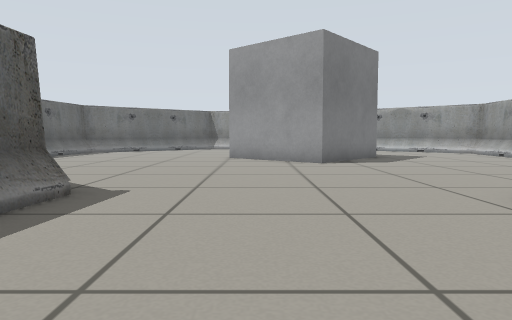
[1] (above)

16 first-person views from a walk through a robot-simulator world made for Gazebo. The camera is 0.44 m above the floor, tilts 4° down and sees 70° across. Floor lines are 1 m apart. The floor is counted in squares, 0.5 m on a side. Each view is taken from the middle of a square. On the plan, view 1 faces up. The plan holds only what a view shows up to about 12 squares ahead; the rest is blank. The place goes on beyond the plan. The robots in the file are not drawn.

[2]
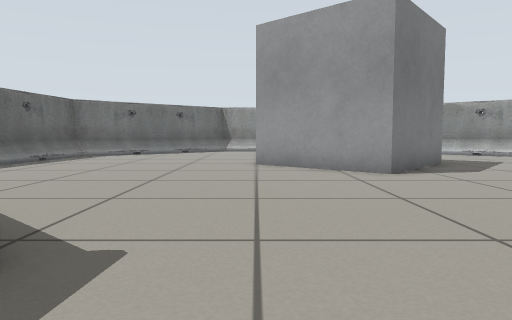

[3]
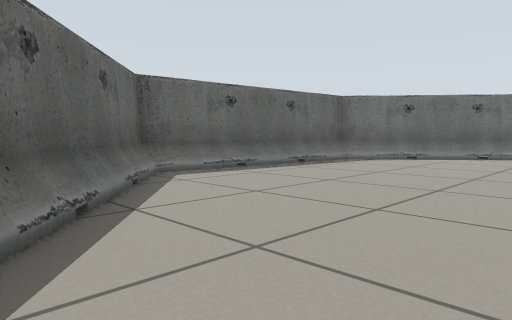

[4]
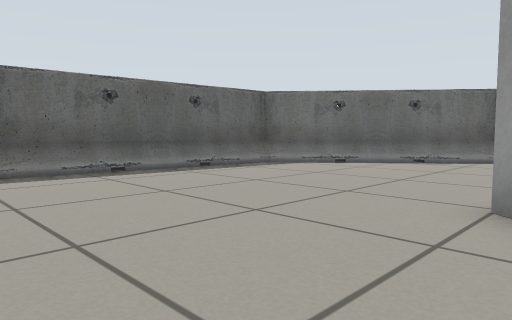

[5]
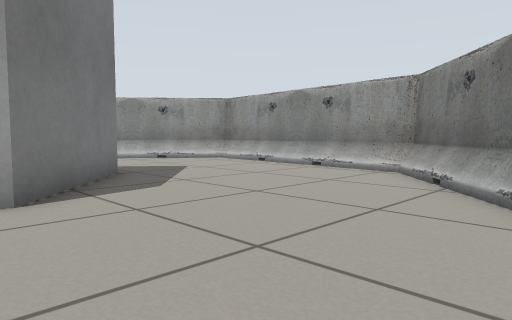

[6]
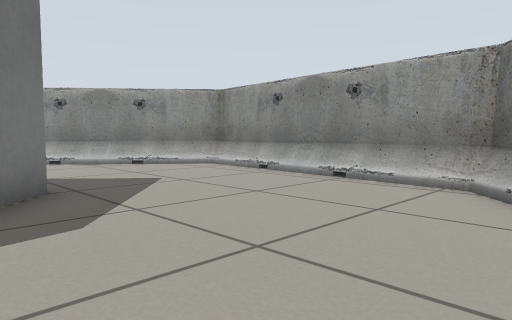

[7]
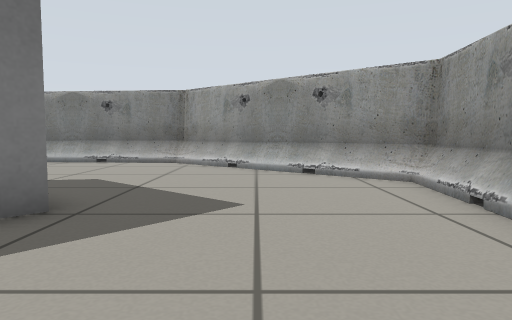

[8]
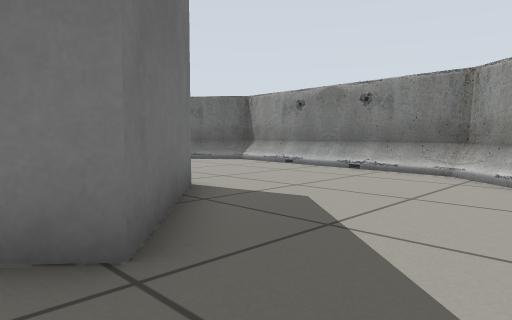

[9]
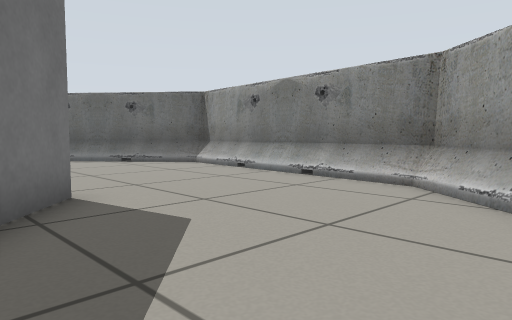

[10]
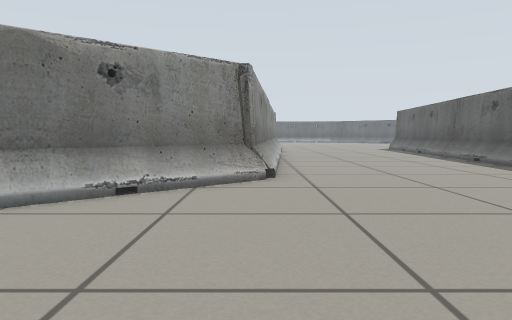

[11]
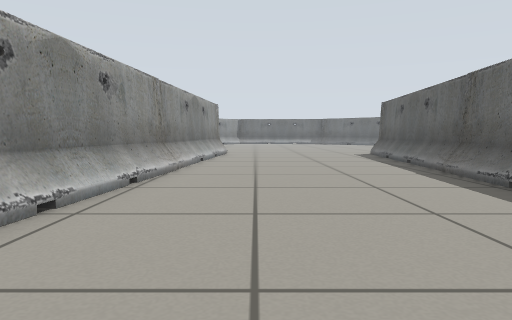

[12]
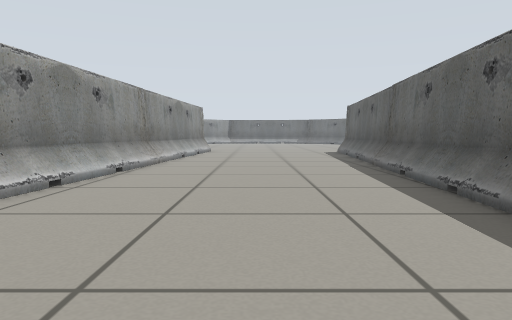

[13]
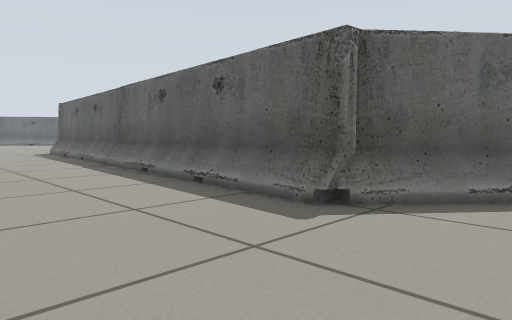

[14]
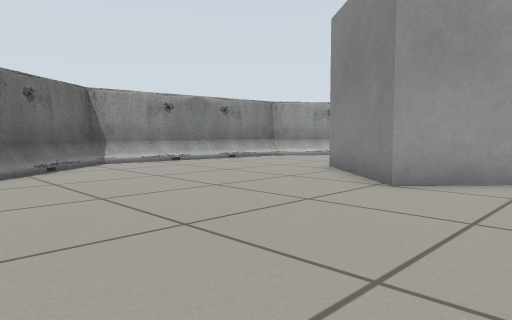

[15]
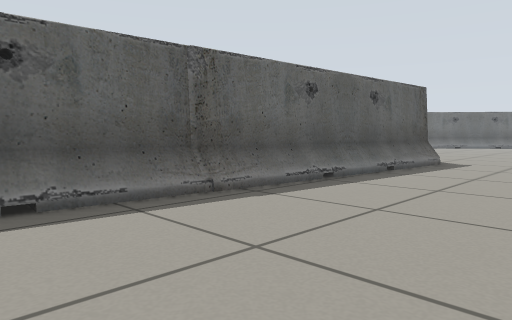

[16]
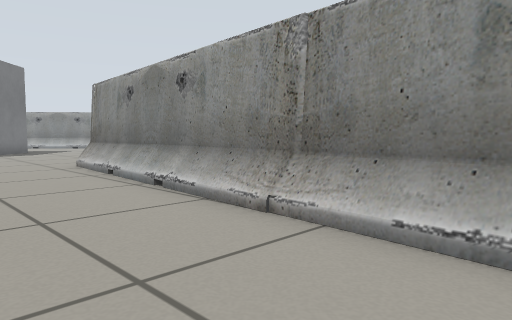

### Floor plan
Key: @ floor where view 1 was taken; . floor; B barrier; O other object.
Columns run from 9 left of view 1 to 10 right of it. Each row starts with its distance up from view 1.
 22      BBBBBBBBBB
 21     BB......BBBB
 20    BB..........BB
 19   BB............BBB
 18  BB..............BBB
 17   .........O......BB
 16 BB........OOO......B
 15 BB.......O  OO.....B
 14 BB......O    O.....B
 13 BB.......O  .O.....B
 12 BB........O O......B
 11  ..........O.......B
 10 BB................BB
  9  BB..............BBB
  8   BB............BBB
  7    BBB.........BBB
  6     B B.......BB
  5       B......B
  4       B......B
  3       B......B
  2      BB.....BB
  1      BB.....BB
  0      BB..@..BB
 -1      BB.....BB
 -2      BB.....BB
 -3      B......B
 -4      B......B
 -5     BB......B
 -6      B......B

Where each view was taken, in squares from view 1:
view 1: 0 up, 0 right, facing up
view 2: 3 up, 1 left, facing up
view 3: 6 up, 1 left, facing up-left
view 4: 9 up, 0 right, facing up-left
view 5: 6 up, 1 right, facing up-right
view 6: 8 up, 3 right, facing up-right
view 7: 10 up, 7 right, facing up
view 8: 13 up, 7 right, facing up-left
view 9: 15 up, 7 right, facing up-left
view 10: 12 up, 4 right, facing down
view 11: 6 up, 1 right, facing down
view 12: 8 up, 0 right, facing down
view 13: 8 up, 1 right, facing down-left
view 14: 11 up, 7 left, facing up-right
view 15: 6 down, 1 right, facing up-left
view 16: 6 down, 0 right, facing up-right
